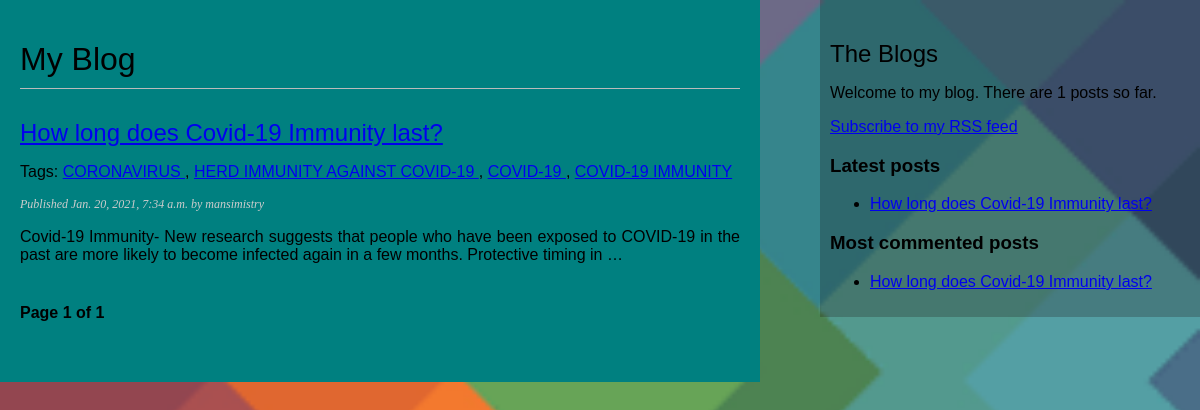
Screenshot of /blog/ with the database file from the repository.
### blog/models.py (models this page shows, shortened)
class Post(models.Model):
    STATUS_CHOICES = ( ('draft', 'Draft'), ('published', 'Published'), )
    title = models.CharField(max_length=250)
    slug = models.SlugField(max_length=250, unique_for_date='publish')
    author = models.ForeignKey(User, on_delete=models.CASCADE, related_name='blog_posts')
    body = models.TextField()
    publish = models.DateTimeField(default=timezone.now)
    created = models.DateTimeField(auto_now_add=True)
    updated = models.DateTimeField(auto_now=True)
    status = models.CharField(max_length=10, choices=STATUS_CHOICES, default='draft')
    objects = models.Manager() # The default manager.
    published = PublishedManager() # Our custom manager.
    tags = TaggableManager()
    class Meta:
        ordering = ('-publish',)
    def get_absolute_url(self):
        return reverse('blog:post_detail',
                       args=[self.publish.year,
                             self.publish.month,
                             self.publish.day,
                             self.slug])

### blog/views.py (the view)
# urls.py: path('', views.post_list, name='post_list'),
def post_list(request, tag_slug=None):
    object_list = Post.published.all()
    tag = None
    if tag_slug:
        tag = get_object_or_404(Tag, slug=tag_slug)
        object_list = object_list.filter(tags__in=[tag])
    paginator = Paginator(object_list, 3)
    page = request.GET.get('page')
    try:
        posts = paginator.page(page)
    except PageNotAnInteger:
        posts = paginator.page(1)
    except EmptyPage:
        posts = paginator.page(paginator.num_pages)
    return render(request, 'blog/post/list.html', {'page':page, 'posts':posts, 'tag':tag})

### blog/models.py (called while the page is built)
    def get_queryset(self):
        return super(PublishedManager, self).get_queryset().filter(status='published')

### blog/templatetags/blog_tags.py (called while the page is built)
@register.simple_tag
def total_posts():
    return Post.published.count()

@register.inclusion_tag('blog/post/latest_posts.html')
def show_latest_posts(count=5):
    latest_posts = Post.published.order_by('-publish')[:count]
    return {'latest_posts': latest_posts}

@register.simple_tag
def get_most_commented_posts(count=5):
    return Post.published.annotate(
               total_comments=Count('comments')
           ).order_by('-total_comments')[:count]

@register.filter(name='markdown')
def markdown_format(text):
    return mark_safe(markdown.markdown(text))

### blog/templates/blog/post/list.html (shortened to what this page needs)
{% extends "blog/base.html" %}
{% load blog_tags %}
{% block content %}
    <h1>My Blog</h1>
    {% for post in posts %}
        <h2>
        <a href="{{ post.get_absolute_url }}">
            {{ post.title }}
        </a>
        </h2>
        <p class="tags">
            Tags:
            {% for tag in post.tags.all %}
                <a href="{% url 'blog:post_list_by_tag' tag.slug %}">
                {{ tag.name }}
                </a>
            {% if not forloop.last %}, {% endif %}
            {% endfor %}
        </p>
        <p class="date">
        Published {{ post.publish }} by {{ post.author }}
        </p>
        {{ post.body|markdown|truncatewords_html:30 }}
    {% endfor %}
    {% include "pagination.html" with page=posts %}
{% endblock %}

### blog/templates/blog/base.html (shortened to what this page needs)
{% load blog_tags %}
{% load static %}
<!DOCTYPE html>
<html>
<head>
  <link href="{% static 'css/blog.css' %}" rel="stylesheet" type="text/css">
</head>
<body>
  <div id="content">
    {% block content %}
    {% endblock %}
  </div>
  <div id="sidebar" style = " background-color: #13010138">
    <h2>The Blogs</h2>
    <p>Welcome to my blog. There are {% total_posts %} posts so far.</p>
    <p><a href="{% url 'blog:post_feed' %}">Subscribe to my RSS feed</a></p>
    <h3>Latest posts</h3>
    {% show_latest_posts 3 %}
    <h3>Most commented posts</h3>
    {% get_most_commented_posts as most_commented_posts %}
    <ul>
    {% for post in most_commented_posts %}
      <li>
        <a href="{{ post.get_absolute_url }}">{{ post.title }}</a>
      </li>
    {% endfor %}
    </ul>
  </div>
</body>
</html>

### blog/templates/pagination.html (shortened to what this page needs)
<div class="pagination">
    <span class="step-links">
        <span class="current">
            Page {{ page.number }} of {{ page.paginator.num_pages }}
        </span>
    </span>
</div>

### blog/templates/blog/post/latest_posts.html
<ul>
    {% for post in latest_posts %}
      <li>
        <a href="{{ post.get_absolute_url }}">{{ post.title }}</a>
      </li>
    {% endfor %}
    </ul>

### blog/static/css/blog.css (style rules this page uses)
body { margin:0; padding:0; font-family:helvetica, sans-serif; }
h1 { font-weight:normal; border-bottom:1px solid #bbb; padding:0 0 10px 0; }
h2 { font-weight:normal; margin:30px 0 0; }
#content { float: left; background-color: teal; width: 60%; padding: 20px; }
#sidebar { float: right; width: 30%; padding: 10px; background: #13010138; height: 100%; }
p.date { color:#ccc; font-family: georgia, serif; font-size: 12px; font-style: italic; }
.pagination { margin:40px 0; font-weight:bold; }

### rows the page displays
Post: title "How long does Covid-19 Immunity last?", publish "Jan. 20, 2021, 7:34 a.m.", author "mansimistry", body "Covid-19 Immunity- New research suggests that people who have been exposed to COVID-19 in the past are more likely to become infected again in a few months. Protective timing in …"
Tag: name "CORONAVIRUS"
Tag: name "HERD IMMUNITY AGAINST COVID-19"
Tag: name "COVID-19"
Tag: name "COVID-19 IMMUNITY"

### other values shown
{{ page.number }} "1"
{{ page.paginator.num_pages }} "1"
